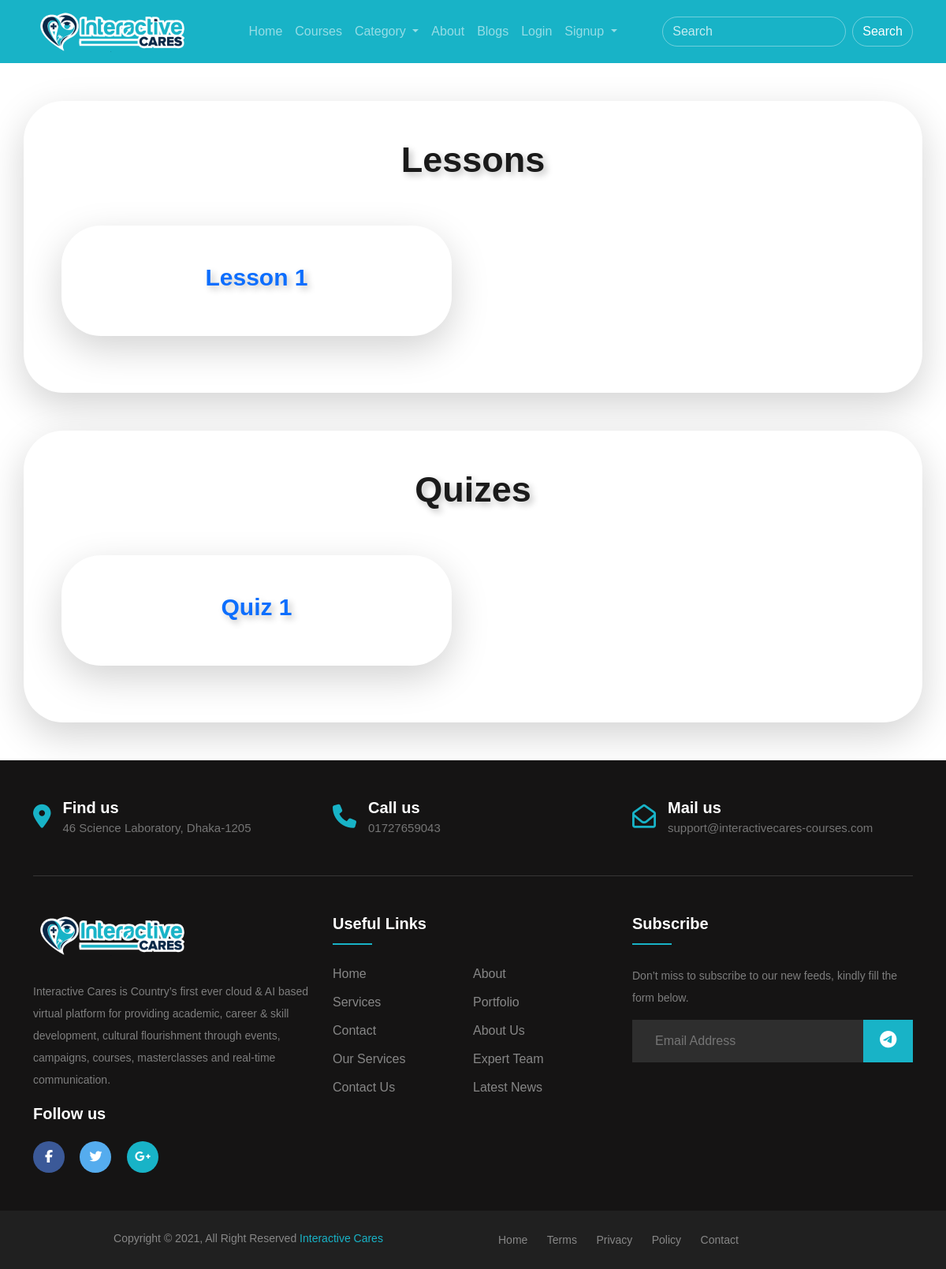
The app's page /module_details/1/, older data.
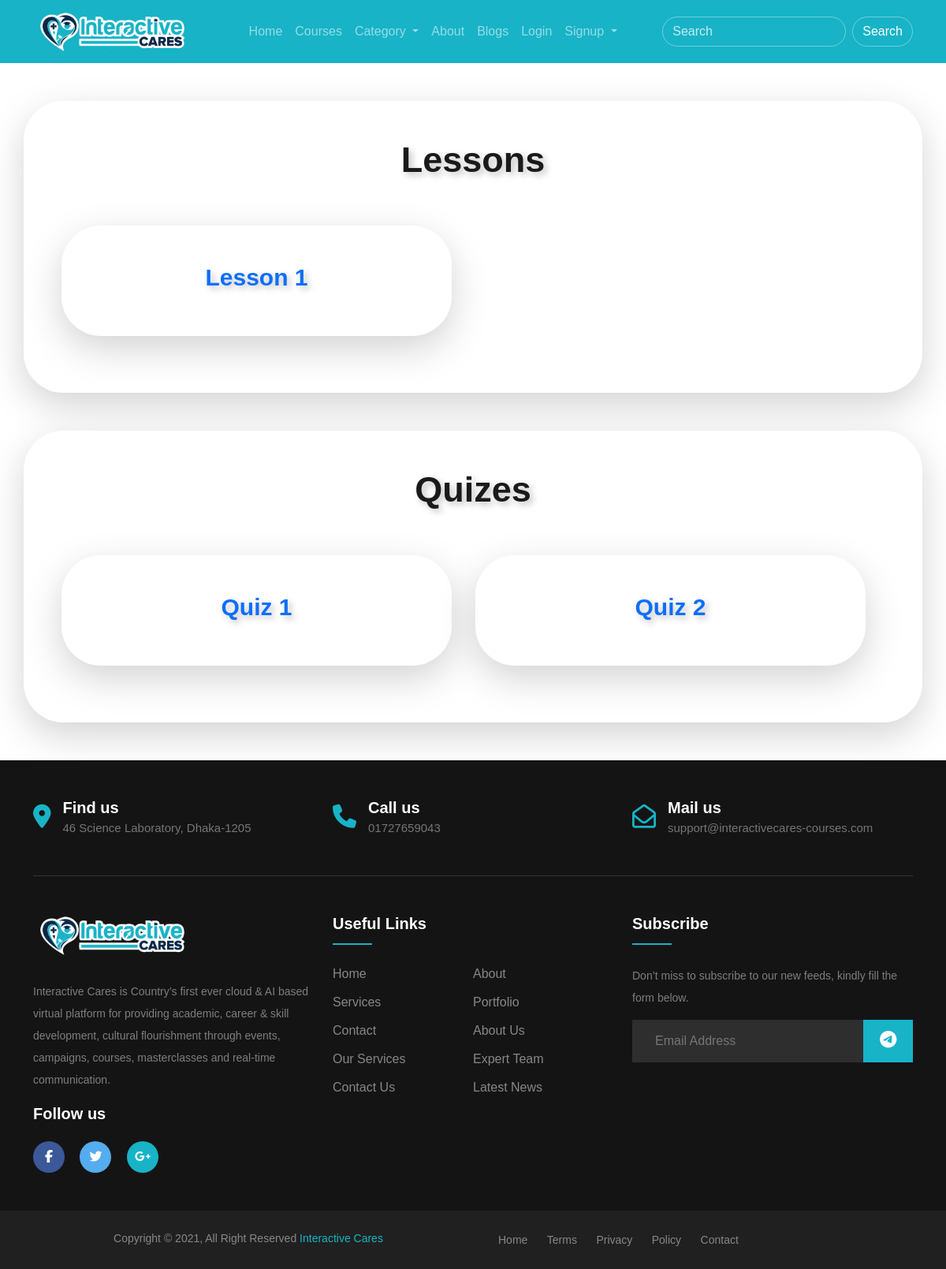
The same page, newer data.
### course_app/models.py (models this page shows, shortened)
class Lesson(models.Model):
    course = models.ForeignKey(Course, on_delete=models.CASCADE)
    module = models.ForeignKey(Module, on_delete=models.CASCADE)
    lesson_name = models.CharField(max_length=255)
    video_embed_src_link = models.TextField()
    duration = models.CharField(max_length=255, default="00:00:00")
    privacy_type_choices = (
        ('Private', 'Private'),
        ('Public', 'Public'),
    )
    privacy_type = models.CharField(max_length=255, choices=privacy_type_choices, default="Private")

class Quiz(models.Model):
    course = models.ForeignKey(Course, on_delete=models.CASCADE)
    module = models.ForeignKey(Module, on_delete=models.CASCADE)
    quiz_name = models.CharField(max_length=255)
    class Meta:
        verbose_name_plural = 'Quizes'

### course_app/views.py (the view)
# urls.py: path("module_details/<pk>/", views.module_details, name="module_details"),
def module_details(request, pk):
    current_module = models.Module.objects.get(pk=pk)
    lessons = models.Lesson.objects.filter(module=current_module)
    quizes = models.Quiz.objects.filter(module=current_module)
    diction = {
        "title": f"{current_module.module_name} - Interactive Cares",
        "current_module": current_module,
        "lessons": lessons,
        "current_module": current_module,
        "quizes": quizes
    }
    return render(request, "course_app/module_details.html", context=diction)

### templates/course_app/module_details.html (shortened to what this page needs)
{% extends 'base/base.html' %}
{% load crispy_forms_tags %}
{% block body_block %}
<section class="container my-5">
    <div class="shadow-lg p-5 bg-body rounded row about-us-contaiiner">
        <h2 class="h-text text-center mb-5">Lessons</h2>
        <div class="row professional-instructors">
            {% for lesson in lessons %}
            <div class="shadow-lg p-5 my-2 bg-body rounded about-us-contaiiner col-xs-12 col-sm-12 col-md-5 col-lg-5 col-xl-5 course-box mb-4">
                <h2 class="course-text text-center "><a href="{% url 'course_app:lesson_details' pk=lesson.pk %}" target="_blank">{{ lesson.lesson_name }}</a></h2>
            </div>
            {% endfor %}
        </div>
    </div>
</section>
<section class="container my-5">
    <div class="shadow-lg p-5 bg-body rounded row about-us-contaiiner">
        <h2 class="h-text text-center mb-5">Quizes</h2>
        <div class="row professional-instructors">
            {% for quiz in quizes %}
            <div class="shadow-lg p-5 my-2 bg-body rounded about-us-contaiiner col-xs-12 col-sm-12 col-md-5 col-lg-5 col-xl-5 course-box mb-4">
                <h2 class="course-text text-center "><a href="{% url 'course_app:quiz_details' pk=quiz.pk %}" target="_blank">{{ quiz.quiz_name }}</a></h2>
            </div>
            {% endfor %}
        </div>
    </div>
</section>
{% endblock %}

Row changes from the older to the newer data that the page shows:
added Quiz: quiz_name "Quiz 2"
